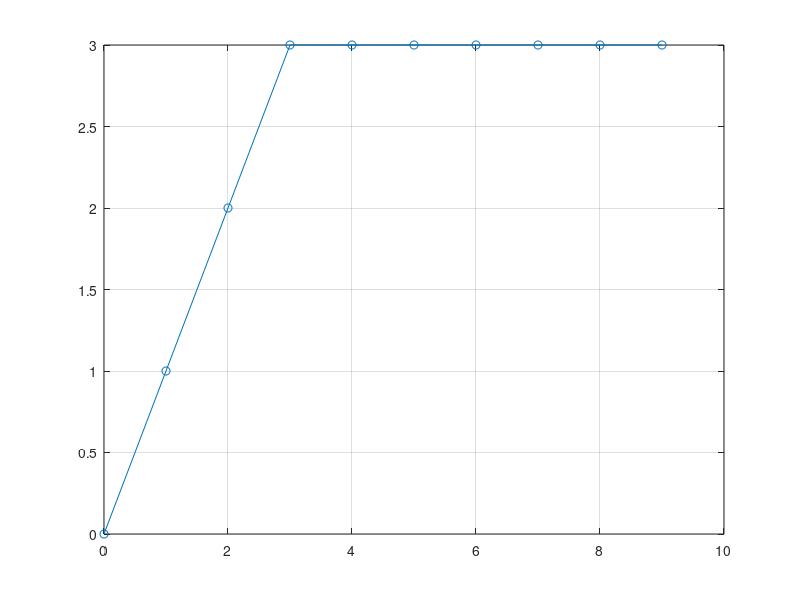

MATLAB code for this plot: (Note: this script raises an error after producing the figure.)
%copy right @ jiangyuncheng
clc
clear all
obs = [4.5, 0.5; 5.5,0.5];
point_ini = [0,0];
i = 1;
alpha = 1;
beta = 10;
point.layer(i).x(1) = point_ini(1);
point.layer(i).y(1) = point_ini(2);
end_length =10;
while i <end_length
    
    x = point.layer(i).x(1) + 1
    y_min = max(0, min(point.layer(i).y -1));
    y_max = min(5, max(point.layer(i).y + 1));
    temp = [];
    for j = 1:length(point.layer(i).x)
        for y = max(y_min, point.layer(i).y(1) - 1) : min(y_max, point.layer(i).y(1) + 1)
            cost = alpha * norm([1, (y - point.layer(i).y(1))]) + beta * abs(y-3);
            temp = [temp; [cost,x,y]];
        end
    end
    temp = sortrows(temp);
    i = i+1;
    for k = 1:size(temp,1)
        point.layer(i).x(k) = temp(k, 2);
        point.layer(i).y(k) = temp(k, 3);
    end
end

for i = 1: end_length
    plot_x(i) = point.layer(i).x(1);
    plot_y(i) = point.layer(i).y(1);
end

figure
plot(plot_x, plot_y,'-o')
grid on
path = [plot_x; plot_y]';
figure
for i = 0.25
    for j = 0.1
    alpha = i;
    beta = j;
    optPath=PathSmoothing(path,alpha, beta);
   
    plot(path(:,1),path(:,2),'*b');hold on;
    plot(optPath(:,1),optPath(:,2),'-or');hold on;
    axis([-1 7 -2 6])
    legend('Before','After');
    title('Path Smoothing');
    grid on;
    hold on;
    end
end
hold off


function optPath=PathSmoothing(path,alpha, beta)
optPath=path;%
torelance=0.00001;
change=torelance;
while abs(change)>=torelance 
    change=0;
    for ip=2:(length(path(:,1))-1) 
        prePath=optPath(ip,:);
        optPath(ip,:)=optPath(ip,:)-alpha*(optPath(ip,:)-path(ip,:));
        optPath(ip,:)=optPath(ip,:)-beta*(2*optPath(ip,:)-optPath(ip-1,:)-optPath(ip+1,:));
        change=change+norm(optPath(ip,:)-prePath);
    end
end
end
